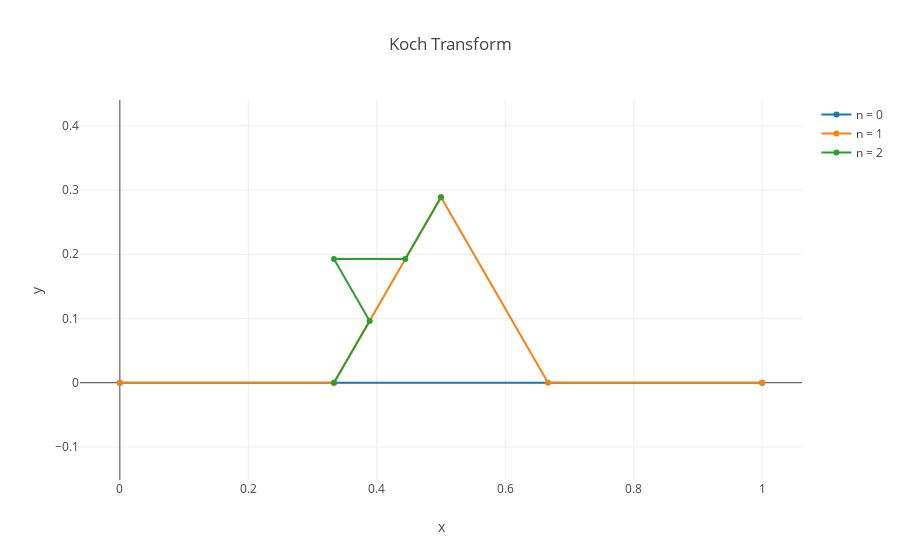

Notebook source saved alongside this figure:
### Markdown cell above
In the `for` loop the `koch` function creates the necessary segments. In the last part the `koch` function translates the coordinates of the center segment in order to create a equilateral triangle.

The expression used for said translation can be obtained through, $$
R(\pi/2)\frac{\boldsymbol{x}_1-\boldsymbol{x}_0}{||\boldsymbol{x}_1-\boldsymbol{x}_0||}h,
$$ wherein $R(\theta)\in\mathbb{R}^{2\times2}$ denotes the rotation matrix in two dimensions and $h$ is the height of an equilateral triangle given by, $$
h
=
\frac{\sqrt{3}}{2}b
=
\frac{\sqrt{3}}{2}\frac{||\boldsymbol{x}_1-\boldsymbol{x}_0||}{3},
$$ with $b$ being the base length.

### Code cell
x0, y0 = [0, 1], [0, 0]
x1, y1 = koch(x0, y0)
x2, y2 = koch(x1[1:3], y1[1:3])

layout = go.Layout(
    title='Koch Transform',
    xaxis=dict(title='x'),
    yaxis=dict(title='y', scaleanchor='x'),
)

figure = go.Figure([
    go.Scatter(x=x0, y=y0, mode='markers+lines', name='n = 0'),
    go.Scatter(x=x1, y=y1, mode='markers+lines', name='n = 1'),
    go.Scatter(x=x2, y=y2, mode='markers+lines', name='n = 2'),
], layout)

py.iplot(figure)

### Figure 1 — Plotly figure (JSON) as saved in the notebook; plotly's stock layout.template omitted (floating-point values rounded to 4 significant figures)
{"data": [{"mode": "markers+lines", "name": "n = 0", "type": "scatter", "uid": "5e873cb5-af4b-4eb9-9061-6d8fe89a71f7", "x": [0, 1], "y": [0, 0]}, {"mode": "markers+lines", "name": "n = 1", "type": "scatter", "uid": "60d8004b-2ff7-456f-a355-9688d338295f", "x": [0, 0.3333, 0.5, 0.6667, 1], "y": [0, 0, 0.2887, 0, 0]}, {"mode": "markers+lines", "name": "n = 2", "type": "scatter", "uid": "0ed3124b-40fa-4a9f-b719-32af0521fbb3", "x": [0.3333, 0.3889, 0.3333, 0.4444, 0.5], "y": [0, 0.09623, 0.1925, 0.1925, 0.2887]}], "layout": {"title": {"text": "Koch Transform"}, "xaxis": {"title": {"text": "x"}}, "yaxis": {"scaleanchor": "x", "title": {"text": "y"}}}}
